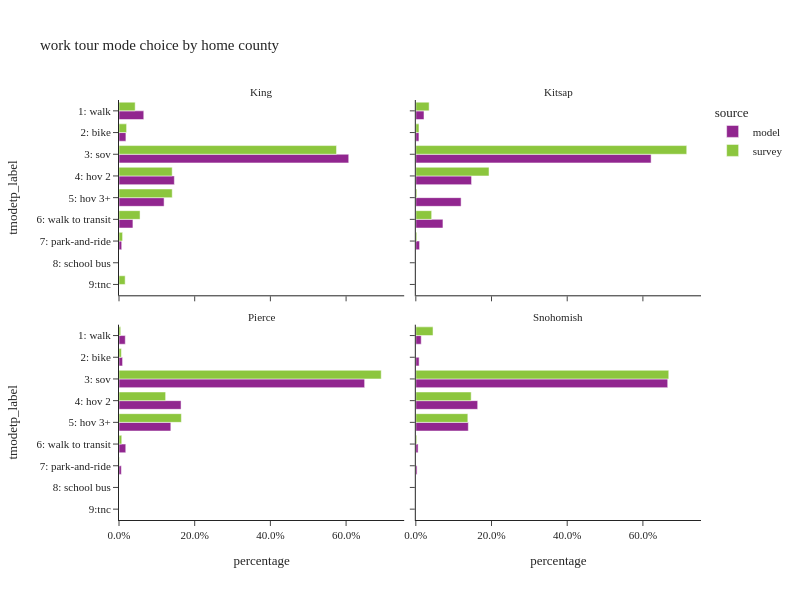

This figure's notebook cell:
### Code cell
incl_county = ["King", "Kitsap", "Pierce", "Snohomish"]
order_mode = ["1: walk","2: bike","3: sov","4: hov 2","5: hov 3+","6: walk to transit",
              "7: park-and-ride","8: school bus","9:tnc"]

plot_mode_choice(wk_tour.loc[wk_tour["CountyName"].isin(incl_county)],"CountyName",
                 {"CountyName":["King", "Kitsap", "Pierce", "Snohomish"],
                  "tmodetp_label":order_mode},
                 "home county",
                 2,600)

### Figure 1 — Plotly figure (JSON) as saved in the notebook; plotly's stock layout.template omitted (floating-point values rounded to 4 significant figures)
{"data": [{"alignmentgroup": "True", "customdata": [[60495], [16871], [560999], [135166], [110122], [33991], [6603]], "hovertemplate": "source=model<br>CountyName=King<br>percentage=%{x}<br>tmodetp_label=%{y}<br>sample count=%{customdata[0]}<extra></extra>", "legendgroup": "model", "marker": {"color": "#91268F", "pattern": {"shape": ""}}, "name": "model", "offsetgroup": "model", "orientation": "h", "showlegend": true, "textposition": "auto", "type": "bar", "x": [0.06545, 0.01825, 0.607, 0.1462, 0.1191, 0.03678, 0.007144], "xaxis": "x3", "y": ["1: walk", "2: bike", "3: sov", "4: hov 2", "5: hov 3+", "6: walk to transit", "7: park-and-ride"], "yaxis": "y3"}, {"alignmentgroup": "True", "customdata": [[1874], [715], [53945], [12780], [10381], [6217], [859]], "hovertemplate": "source=model<br>CountyName=Kitsap<br>percentage=%{x}<br>tmodetp_label=%{y}<br>sample count=%{customdata[0]}<extra></extra>", "legendgroup": "model", "marker": {"color": "#91268F", "pattern": {"shape": ""}}, "name": "model", "offsetgroup": "model", "orientation": "h", "showlegend": false, "textposition": "auto", "type": "bar", "x": [0.0216, 0.00824, 0.6217, 0.1473, 0.1196, 0.07165, 0.0099], "xaxis": "x4", "y": ["1: walk", "2: bike", "3: sov", "4: hov 2", "5: hov 3+", "6: walk to transit", "7: park-and-ride"], "yaxis": "y4"}, {"alignmentgroup": "True", "customdata": [[4719], [2685], [184781], [46680], [38993], [5089], [1764]], "hovertemplate": "source=model<br>CountyName=Pierce<br>percentage=%{x}<br>tmodetp_label=%{y}<br>sample count=%{customdata[0]}<extra></extra>", "legendgroup": "model", "marker": {"color": "#91268F", "pattern": {"shape": ""}}, "name": "model", "offsetgroup": "model", "orientation": "h", "showlegend": false, "textposition": "auto", "type": "bar", "x": [0.01657, 0.009431, 0.649, 0.164, 0.137, 0.01787, 0.006196], "xaxis": "x", "y": ["1: walk", "2: bike", "3: sov", "4: hov 2", "5: hov 3+", "6: walk to transit", "7: park-and-ride"], "yaxis": "y"}, {"alignmentgroup": "True", "customdata": [[4318], [2634], [201531], [49488], [42007], [1816], [1002]], "hovertemplate": "source=model<br>CountyName=Snohomish<br>percentage=%{x}<br>tmodetp_label=%{y}<br>sample count=%{customdata[0]}<extra></extra>", "legendgroup": "model", "marker": {"color": "#91268F", "pattern": {"shape": ""}}, "name": "model", "offsetgroup": "model", "orientation": "h", "showlegend": false, "textposition": "auto", "type": "bar", "x": [0.01426, 0.008699, 0.6656, 0.1634, 0.1387, 0.005997, 0.003309], "xaxis": "x2", "y": ["1: walk", "2: bike", "3: sov", "4: hov 2", "5: hov 3+", "6: walk to transit", "7: park-and-ride"], "yaxis": "y2"}, {"alignmentgroup": "True", "customdata": [[140], [100], [650], [110], [61], [241], [16], [16]], "hovertemplate": "source=survey<br>CountyName=King<br>percentage=%{x}<br>tmodetp_label=%{y}<br>sample count=%{customdata[0]}<extra></extra>", "legendgroup": "survey", "marker": {"color": "#8CC63E", "pattern": {"shape": ""}}, "name": "survey", "offsetgroup": "survey", "orientation": "h", "showlegend": true, "textposition": "auto", "type": "bar", "x": [0.04271, 0.02008, 0.5747, 0.1405, 0.1406, 0.05562, 0.009454, 0.01626], "xaxis": "x3", "y": ["1: walk", "2: bike", "3: sov", "4: hov 2", "5: hov 3+", "6: walk to transit", "7: park-and-ride", "9:tnc"], "yaxis": "y3"}, {"alignmentgroup": "True", "customdata": [[2], [3], [66], [10], [2], [6], [2]], "hovertemplate": "source=survey<br>CountyName=Kitsap<br>percentage=%{x}<br>tmodetp_label=%{y}<br>sample count=%{customdata[0]}<extra></extra>", "legendgroup": "survey", "marker": {"color": "#8CC63E", "pattern": {"shape": ""}}, "name": "survey", "offsetgroup": "survey", "orientation": "h", "showlegend": false, "textposition": "auto", "type": "bar", "x": [0.03517, 0.00834, 0.7158, 0.1934, 0.002722, 0.04184, 0.002682], "xaxis": "x4", "y": ["1: walk", "2: bike", "3: sov", "4: hov 2", "5: hov 3+", "6: walk to transit", "7: park-and-ride"], "yaxis": "y4"}, {"alignmentgroup": "True", "customdata": [[11], [1], [141], [32], [12], [5], [2]], "hovertemplate": "source=survey<br>CountyName=Pierce<br>percentage=%{x}<br>tmodetp_label=%{y}<br>sample count=%{customdata[0]}<extra></extra>", "legendgroup": "survey", "marker": {"color": "#8CC63E", "pattern": {"shape": ""}}, "name": "survey", "offsetgroup": "survey", "orientation": "h", "showlegend": false, "textposition": "auto", "type": "bar", "x": [0.004501, 0.006274, 0.6928, 0.1232, 0.1648, 0.007263, 0.001097], "xaxis": "x", "y": ["1: walk", "2: bike", "3: sov", "4: hov 2", "5: hov 3+", "6: walk to transit", "7: park-and-ride"], "yaxis": "y"}, {"alignmentgroup": "True", "customdata": [[2], [155], [24], [10], [5]], "hovertemplate": "source=survey<br>CountyName=Snohomish<br>percentage=%{x}<br>tmodetp_label=%{y}<br>sample count=%{customdata[0]}<extra></extra>", "legendgroup": "survey", "marker": {"color": "#8CC63E", "pattern": {"shape": ""}}, "name": "survey", "offsetgroup": "survey", "orientation": "h", "showlegend": false, "textposition": "auto", "type": "bar", "x": [0.04546, 0.6683, 0.1463, 0.1374, 0.002514], "xaxis": "x2", "y": ["1: walk", "3: sov", "4: hov 2", "5: hov 3+", "6: walk to transit"], "yaxis": "y2"}], "layout": {"annotations": [{"font": {}, "showarrow": false, "text": "Pierce", "x": 0.245, "xanchor": "center", "xref": "paper", "y": 0.465, "yanchor": "bottom", "yref": "paper"}, {"font": {}, "showarrow": false, "text": "Snohomish", "x": 0.755, "xanchor": "center", "xref": "paper", "y": 0.465, "yanchor": "bottom", "yref": "paper"}, {"font": {}, "showarrow": false, "text": "King", "x": 0.245, "xanchor": "center", "xref": "paper", "y": 1.0, "yanchor": "bottom", "yref": "paper"}, {"font": {}, "showarrow": false, "text": "Kitsap", "x": 0.755, "xanchor": "center", "xref": "paper", "y": 1.0, "yanchor": "bottom", "yref": "paper"}], "barmode": "group", "height": 600, "legend": {"title": {"text": "source"}, "tracegroupgap": 0}, "title": {"text": "work tour mode choice by home county"}, "width": 800, "xaxis": {"anchor": "y", "domain": [0.0, 0.49], "tickformat": ".1%", "title": {"text": "percentage"}}, "xaxis2": {"anchor": "y2", "domain": [0.51, 1.0], "matches": "x", "tickformat": ".1%", "title": {"text": "percentage"}}, "xaxis3": {"anchor": "y3", "domain": [0.0, 0.49], "matches": "x", "showticklabels": false, "tickformat": ".1%"}, "xaxis4": {"anchor": "y4", "domain": [0.51, 1.0], "matches": "x", "showticklabels": false, "tickformat": ".1%"}, "yaxis": {"anchor": "x", "categoryarray": ["9:tnc", "8: school bus", "7: park-and-ride", "6: walk to transit", "5: hov 3+", "4: hov 2", "3: sov", "2: bike", "1: walk"], "categoryorder": "array", "domain": [0.0, 0.465], "title": {"text": "tmodetp_label"}}, "yaxis2": {"anchor": "x2", "domain": [0.0, 0.465], "matches": "y", "showticklabels": false}, "yaxis3": {"anchor": "x3", "categoryarray": ["9:tnc", "8: school bus", "7: park-and-ride", "6: walk to transit", "5: hov 3+", "4: hov 2", "3: sov", "2: bike", "1: walk"], "categoryorder": "array", "domain": [0.535, 1.0], "matches": "y", "title": {"text": "tmodetp_label"}}, "yaxis4": {"anchor": "x4", "domain": [0.535, 1.0], "matches": "y", "showticklabels": false}}}
